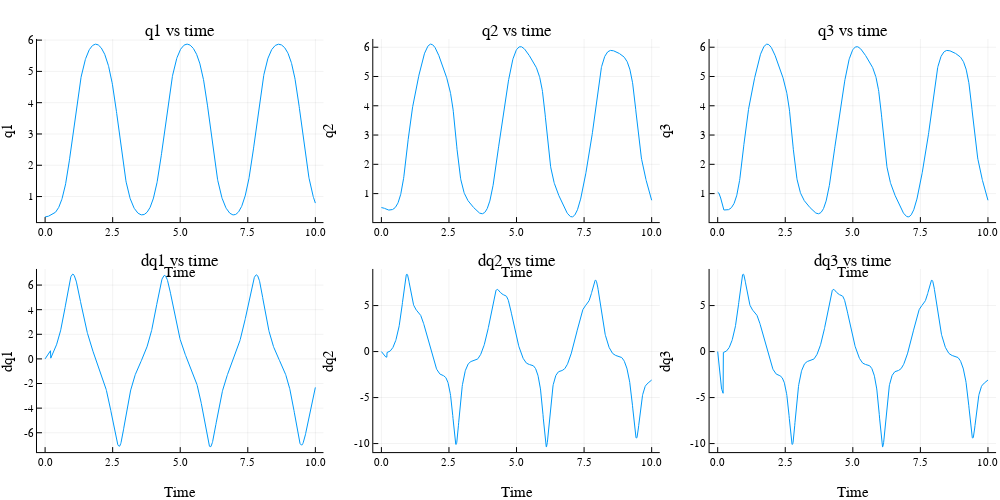

Source (notebook cell):
### Code cell
# plot each angle over time
timesteps = 0:dt:t 
p = plot(layout = (2, 3), size = (1000, 500))
    

state_names = ["q1", "q2", "q3", "dq1", "dq2", "dq3"]

for i in 1:6
    plot!(p[i], timesteps, [state[i] for state in nom_states],
          title = "$(state_names[i]) vs time",
          xlabel = "Time",
          ylabel = "$(state_names[i])",
          legend = false,
          titlefontsize = 12)
end

display(p)

### Figure 1 — Plotly figure (JSON) as saved in the notebook; plotly's stock layout.template omitted (floating-point values rounded to 4 significant figures; data arrays with more than 128 entries replaced by an {"elided": "..."} marker saying what was removed)
{"data": [{"colorbar": {"len": 0.3981, "title": "", "x": 0.3235, "y": 0.7597}, "legendgroup": "y1", "line": {"color": "rgba(0, 154, 250, 1.000)", "dash": "solid", "shape": "linear", "width": 1}, "mode": "lines", "name": "y1", "showlegend": true, "type": "scatter", "x": {"elided": "1001 float values"}, "xaxis": "x1", "y": {"elided": "1001 float values"}, "yaxis": "y1"}, {"colorbar": {"len": 0.3981, "title": "", "x": 0.6598, "y": 0.7597}, "legendgroup": "y2", "line": {"color": "rgba(0, 154, 250, 1.000)", "dash": "solid", "shape": "linear", "width": 1}, "mode": "lines", "name": "y2", "showlegend": true, "type": "scatter", "x": {"elided": "1001 float values"}, "xaxis": "x2", "y": {"elided": "1001 float values"}, "yaxis": "y2"}, {"colorbar": {"len": 0.3981, "title": "", "x": 0.9961, "y": 0.7597}, "legendgroup": "y3", "line": {"color": "rgba(0, 154, 250, 1.000)", "dash": "solid", "shape": "linear", "width": 1}, "mode": "lines", "name": "y3", "showlegend": true, "type": "scatter", "x": {"elided": "1001 float values"}, "xaxis": "x3", "y": {"elided": "1001 float values"}, "yaxis": "y3"}, {"colorbar": {"len": 0.3981, "title": "", "x": 0.3235, "y": 0.2597}, "legendgroup": "y4", "line": {"color": "rgba(0, 154, 250, 1.000)", "dash": "solid", "shape": "linear", "width": 1}, "mode": "lines", "name": "y4", "showlegend": true, "type": "scatter", "x": {"elided": "1001 float values"}, "xaxis": "x4", "y": {"elided": "1001 float values"}, "yaxis": "y4"}, {"colorbar": {"len": 0.3981, "title": "", "x": 0.6598, "y": 0.2597}, "legendgroup": "y5", "line": {"color": "rgba(0, 154, 250, 1.000)", "dash": "solid", "shape": "linear", "width": 1}, "mode": "lines", "name": "y5", "showlegend": true, "type": "scatter", "x": {"elided": "1001 float values"}, "xaxis": "x5", "y": {"elided": "1001 float values"}, "yaxis": "y5"}, {"colorbar": {"len": 0.3981, "title": "", "x": 0.9961, "y": 0.2597}, "legendgroup": "y6", "line": {"color": "rgba(0, 154, 250, 1.000)", "dash": "solid", "shape": "linear", "width": 1}, "mode": "lines", "name": "y6", "showlegend": true, "type": "scatter", "x": {"elided": "1001 float values"}, "xaxis": "x6", "y": {"elided": "1001 float values"}, "yaxis": "y6"}], "layout": {"annotations": [{"font": {"color": "rgba(0, 0, 0, 1.000)", "family": "sans-serif", "size": 17}, "rotation": 0, "showarrow": false, "text": "q1 vs time", "x": 0.1802, "xanchor": "center", "xref": "paper", "y": 1, "yanchor": "top", "yref": "paper"}, {"font": {"color": "rgba(0, 0, 0, 1.000)", "family": "sans-serif", "size": 17}, "rotation": 0, "showarrow": false, "text": "q2 vs time", "x": 0.5165, "xanchor": "center", "xref": "paper", "y": 1, "yanchor": "top", "yref": "paper"}, {"font": {"color": "rgba(0, 0, 0, 1.000)", "family": "sans-serif", "size": 17}, "rotation": 0, "showarrow": false, "text": "q3 vs time", "x": 0.8528, "xanchor": "center", "xref": "paper", "y": 1, "yanchor": "top", "yref": "paper"}, {"font": {"color": "rgba(0, 0, 0, 1.000)", "family": "sans-serif", "size": 17}, "rotation": 0, "showarrow": false, "text": "dq1 vs time", "x": 0.1802, "xanchor": "center", "xref": "paper", "y": 0.5, "yanchor": "top", "yref": "paper"}, {"font": {"color": "rgba(0, 0, 0, 1.000)", "family": "sans-serif", "size": 17}, "rotation": 0, "showarrow": false, "text": "dq2 vs time", "x": 0.5165, "xanchor": "center", "xref": "paper", "y": 0.5, "yanchor": "top", "yref": "paper"}, {"font": {"color": "rgba(0, 0, 0, 1.000)", "family": "sans-serif", "size": 17}, "rotation": 0, "showarrow": false, "text": "dq3 vs time", "x": 0.8528, "xanchor": "center", "xref": "paper", "y": 0.5, "yanchor": "top", "yref": "paper"}], "height": 500, "margin": {"b": 20, "l": 0, "r": 0, "t": 20}, "paper_bgcolor": "rgba(255, 255, 255, 1.000)", "plot_bgcolor": "rgba(255, 255, 255, 1.000)", "showlegend": false, "width": 1000, "xaxis1": {"anchor": "y1", "domain": [0.03699, 0.3235], "gridcolor": "rgba(0, 0, 0, 0.100)", "gridwidth": 0.5, "linecolor": "rgba(0, 0, 0, 1.000)", "mirror": false, "range": [-0.3, 10.3], "showgrid": true, "showline": true, "showticklabels": true, "tickangle": 0, "tickcolor": "rgb(0, 0, 0)", "tickfont": {"color": "rgba(0, 0, 0, 1.000)", "family": "sans-serif", "size": 11}, "tickmode": "array", "ticks": "inside", "ticktext": ["0.0", "2.5", "5.0", "7.5", "10.0"], "tickvals": [0, 2.5, 5, 7.5, 10], "title": "Time", "titlefont": {"color": "rgba(0, 0, 0, 1.000)", "family": "sans-serif", "size": 15}, "type": "-", "visible": true, "zeroline": false, "zerolinecolor": "rgba(0, 0, 0, 1.000)"}, "xaxis2": {"anchor": "y2", "domain": [0.3733, 0.6598], "gridcolor": "rgba(0, 0, 0, 0.100)", "gridwidth": 0.5, "linecolor": "rgba(0, 0, 0, 1.000)", "mirror": false, "range": [-0.3, 10.3], "showgrid": true, "showline": true, "showticklabels": true, "tickangle": 0, "tickcolor": "rgb(0, 0, 0)", "tickfont": {"color": "rgba(0, 0, 0, 1.000)", "family": "sans-serif", "size": 11}, "tickmode": "array", "ticks": "inside", "ticktext": ["0.0", "2.5", "5.0", "7.5", "10.0"], "tickvals": [0, 2.5, 5, 7.5, 10], "title": "Time", "titlefont": {"color": "rgba(0, 0, 0, 1.000)", "family": "sans-serif", "size": 15}, "type": "-", "visible": true, "zeroline": false, "zerolinecolor": "rgba(0, 0, 0, 1.000)"}, "xaxis3": {"anchor": "y3", "domain": [0.7096, 0.9961], "gridcolor": "rgba(0, 0, 0, 0.100)", "gridwidth": 0.5, "linecolor": "rgba(0, 0, 0, 1.000)", "mirror": false, "range": [-0.3, 10.3], "showgrid": true, "showline": true, "showticklabels": true, "tickangle": 0, "tickcolor": "rgb(0, 0, 0)", "tickfont": {"color": "rgba(0, 0, 0, 1.000)", "family": "sans-serif", "size": 11}, "tickmode": "array", "ticks": "inside", "ticktext": ["0.0", "2.5", "5.0", "7.5", "10.0"], "tickvals": [0, 2.5, 5, 7.5, 10], "title": "Time", "titlefont": {"color": "rgba(0, 0, 0, 1.000)", "family": "sans-serif", "size": 15}, "type": "-", "visible": true, "zeroline": false, "zerolinecolor": "rgba(0, 0, 0, 1.000)"}, "xaxis4": {"anchor": "y4", "domain": [0.03699, 0.3235], "gridcolor": "rgba(0, 0, 0, 0.100)", "gridwidth": 0.5, "linecolor": "rgba(0, 0, 0, 1.000)", "mirror": false, "range": [-0.3, 10.3], "showgrid": true, "showline": true, "showticklabels": true, "tickangle": 0, "tickcolor": "rgb(0, 0, 0)", "tickfont": {"color": "rgba(0, 0, 0, 1.000)", "family": "sans-serif", "size": 11}, "tickmode": "array", "ticks": "inside", "ticktext": ["0.0", "2.5", "5.0", "7.5", "10.0"], "tickvals": [0, 2.5, 5, 7.5, 10], "title": "Time", "titlefont": {"color": "rgba(0, 0, 0, 1.000)", "family": "sans-serif", "size": 15}, "type": "-", "visible": true, "zeroline": false, "zerolinecolor": "rgba(0, 0, 0, 1.000)"}, "xaxis5": {"anchor": "y5", "domain": [0.3733, 0.6598], "gridcolor": "rgba(0, 0, 0, 0.100)", "gridwidth": 0.5, "linecolor": "rgba(0, 0, 0, 1.000)", "mirror": false, "range": [-0.3, 10.3], "showgrid": true, "showline": true, "showticklabels": true, "tickangle": 0, "tickcolor": "rgb(0, 0, 0)", "tickfont": {"color": "rgba(0, 0, 0, 1.000)", "family": "sans-serif", "size": 11}, "tickmode": "array", "ticks": "inside", "ticktext": ["0.0", "2.5", "5.0", "7.5", "10.0"], "tickvals": [0, 2.5, 5, 7.5, 10], "title": "Time", "titlefont": {"color": "rgba(0, 0, 0, 1.000)", "family": "sans-serif", "size": 15}, "type": "-", "visible": true, "zeroline": false, "zerolinecolor": "rgba(0, 0, 0, 1.000)"}, "xaxis6": {"anchor": "y6", "domain": [0.7096, 0.9961], "gridcolor": "rgba(0, 0, 0, 0.100)", "gridwidth": 0.5, "linecolor": "rgba(0, 0, 0, 1.000)", "mirror": false, "range": [-0.3, 10.3], "showgrid": true, "showline": true, "showticklabels": true, "tickangle": 0, "tickcolor": "rgb(0, 0, 0)", "tickfont": {"color": "rgba(0, 0, 0, 1.000)", "family": "sans-serif", "size": 11}, "tickmode": "array", "ticks": "inside", "ticktext": ["0.0", "2.5", "5.0", "7.5", "10.0"], "tickvals": [0, 2.5, 5, 7.5, 10], "title": "Time", "titlefont": {"color": "rgba(0, 0, 0, 1.000)", "family": "sans-serif", "size": 15}, "type": "-", "visible": true, "zeroline": false, "zerolinecolor": "rgba(0, 0, 0, 1.000)"}, "yaxis1": {"anchor": "x1", "domain": [0.5607, 0.9588], "gridcolor": "rgba(0, 0, 0, 0.100)", "gridwidth": 0.5, "linecolor": "rgba(0, 0, 0, 1.000)", "mirror": false, "range": [0.1834, 6.037], "showgrid": true, "showline": true, "showticklabels": true, "tickangle": 0, "tickcolor": "rgb(0, 0, 0)", "tickfont": {"color": "rgba(0, 0, 0, 1.000)", "family": "sans-serif", "size": 11}, "tickmode": "array", "ticks": "inside", "ticktext": ["1", "2", "3", "4", "5", "6"], "tickvals": [1, 2, 3, 4, 5, 6], "title": "q1", "titlefont": {"color": "rgba(0, 0, 0, 1.000)", "family": "sans-serif", "size": 15}, "type": "-", "visible": true, "zeroline": false, "zerolinecolor": "rgba(0, 0, 0, 1.000)"}, "yaxis2": {"anchor": "x2", "domain": [0.5607, 0.9588], "gridcolor": "rgba(0, 0, 0, 0.100)", "gridwidth": 0.5, "linecolor": "rgba(0, 0, 0, 1.000)", "mirror": false, "range": [0.02634, 6.282], "showgrid": true, "showline": true, "showticklabels": true, "tickangle": 0, "tickcolor": "rgb(0, 0, 0)", "tickfont": {"color": "rgba(0, 0, 0, 1.000)", "family": "sans-serif", "size": 11}, "tickmode": "array", "ticks": "inside", "ticktext": ["1", "2", "3", "4", "5", "6"], "tickvals": [1, 2, 3, 4, 5, 6], "title": "q2", "titlefont": {"color": "rgba(0, 0, 0, 1.000)", "family": "sans-serif", "size": 15}, "type": "-", "visible": true, "zeroline": false, "zerolinecolor": "rgba(0, 0, 0, 1.000)"}, "yaxis3": {"anchor": "x3", "domain": [0.5607, 0.9588], "gridcolor": "rgba(0, 0, 0, 0.100)", "gridwidth": 0.5, "linecolor": "rgba(0, 0, 0, 1.000)", "mirror": false, "range": [0.02634, 6.282], "showgrid": true, "showline": true, "showticklabels": true, "tickangle": 0, "tickcolor": "rgb(0, 0, 0)", "tickfont": {"color": "rgba(0, 0, 0, 1.000)", "family": "sans-serif", "size": 11}, "tickmode": "array", "ticks": "inside", "ticktext": ["1", "2", "3", "4", "5", "6"], "tickvals": [1, 2, 3, 4, 5, 6], "title": "q3", "titlefont": {"color": "rgba(0, 0, 0, 1.000)", "family": "sans-serif", "size": 15}, "type": "-", "visible": true, "zeroline": false, "zerolinecolor": "rgba(0, 0, 0, 1.000)"}, "yaxis4": {"anchor": "x4", "domain": [0.06065, 0.4588], "gridcolor": "rgba(0, 0, 0, 0.100)", "gridwidth": 0.5, "linecolor": "rgba(0, 0, 0, 1.000)", "mirror": false, "range": [-7.572, 7.309], "showgrid": true, "showline": true, "showticklabels": true, "tickangle": 0, "tickcolor": "rgb(0, 0, 0)", "tickfont": {"color": "rgba(0, 0, 0, 1.000)", "family": "sans-serif", "size": 11}, "tickmode": "array", "ticks": "inside", "ticktext": ["-6", "-4", "-2", "0", "2", "4", "6"], "tickvals": [-6, -4, -2, 0, 2, 4, 6], "title": "dq1", "titlefont": {"color": "rgba(0, 0, 0, 1.000)", "family": "sans-serif", "size": 15}, "type": "-", "visible": true, "zeroline": false, "zerolinecolor": "rgba(0, 0, 0, 1.000)"}, "yaxis5": {"anchor": "x5", "domain": [0.06065, 0.4588], "gridcolor": "rgba(0, 0, 0, 0.100)", "gridwidth": 0.5, "linecolor": "rgba(0, 0, 0, 1.000)", "mirror": false, "range": [-10.93, 8.98], "showgrid": true, "showline": true, "showticklabels": true, "tickangle": 0, "tickcolor": "rgb(0, 0, 0)", "tickfont": {"color": "rgba(0, 0, 0, 1.000)", "family": "sans-serif", "size": 11}, "tickmode": "array", "ticks": "inside", "ticktext": ["-10", "-5", "0", "5"], "tickvals": [-10, -5, 0, 5], "title": "dq2", "titlefont": {"color": "rgba(0, 0, 0, 1.000)", "family": "sans-serif", "size": 15}, "type": "-", "visible": true, "zeroline": false, "zerolinecolor": "rgba(0, 0, 0, 1.000)"}, "yaxis6": {"anchor": "x6", "domain": [0.06065, 0.4588], "gridcolor": "rgba(0, 0, 0, 0.100)", "gridwidth": 0.5, "linecolor": "rgba(0, 0, 0, 1.000)", "mirror": false, "range": [-10.93, 8.98], "showgrid": true, "showline": true, "showticklabels": true, "tickangle": 0, "tickcolor": "rgb(0, 0, 0)", "tickfont": {"color": "rgba(0, 0, 0, 1.000)", "family": "sans-serif", "size": 11}, "tickmode": "array", "ticks": "inside", "ticktext": ["-10", "-5", "0", "5"], "tickvals": [-10, -5, 0, 5], "title": "dq3", "titlefont": {"color": "rgba(0, 0, 0, 1.000)", "family": "sans-serif", "size": 15}, "type": "-", "visible": true, "zeroline": false, "zerolinecolor": "rgba(0, 0, 0, 1.000)"}}}
